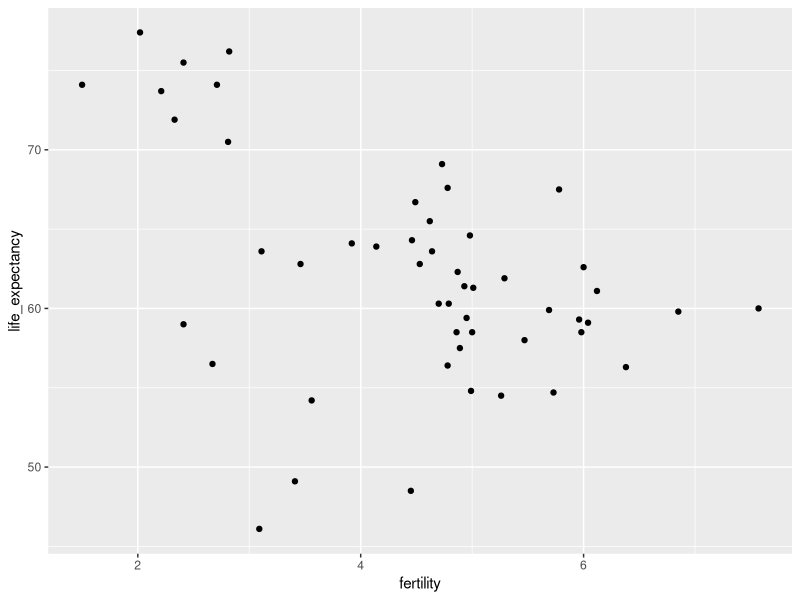
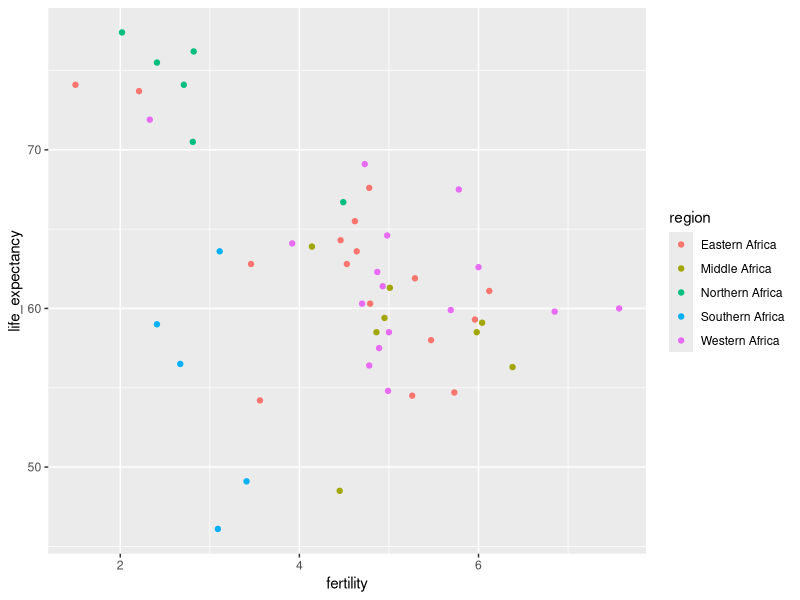
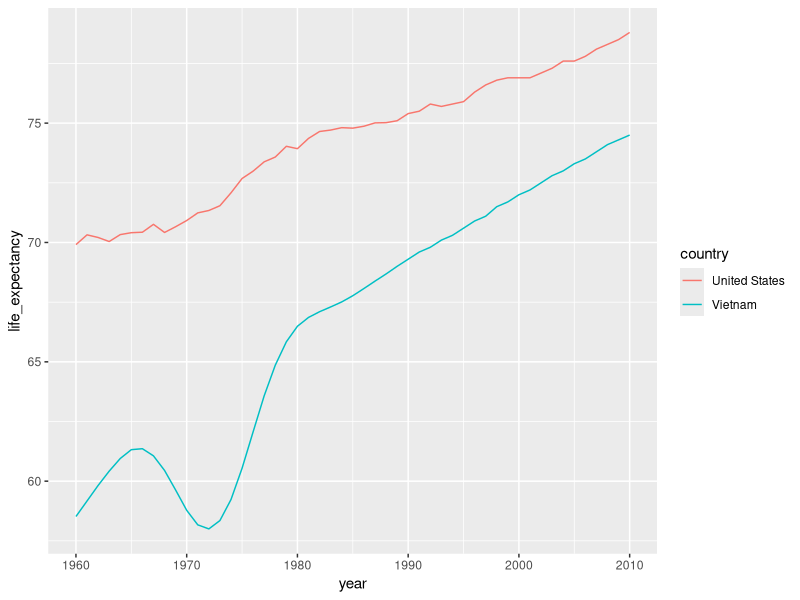
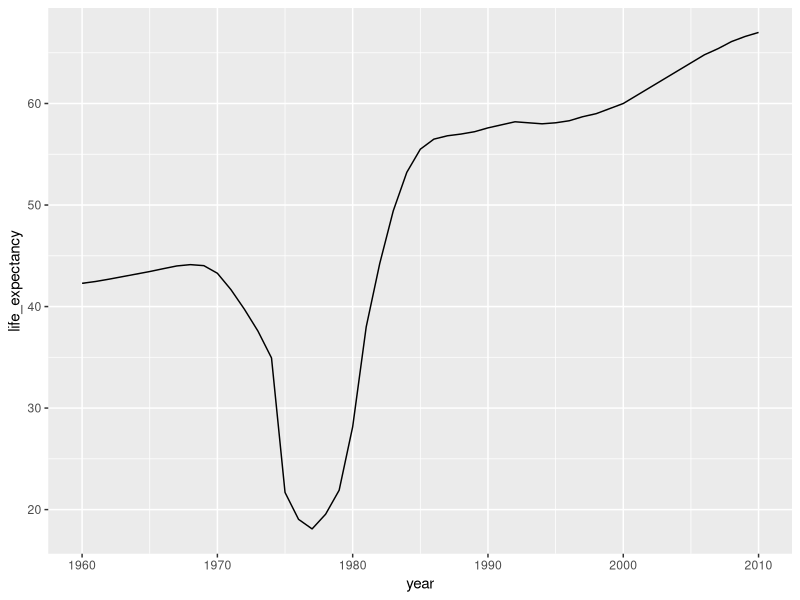
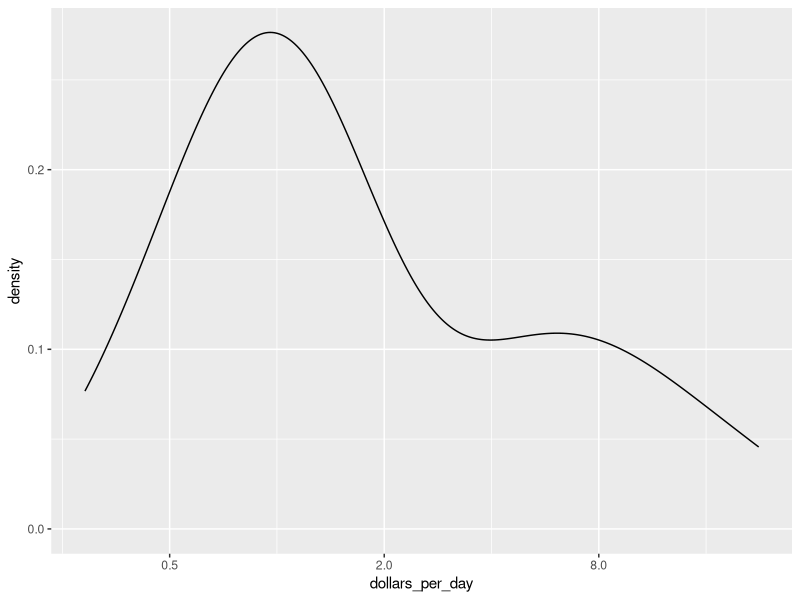
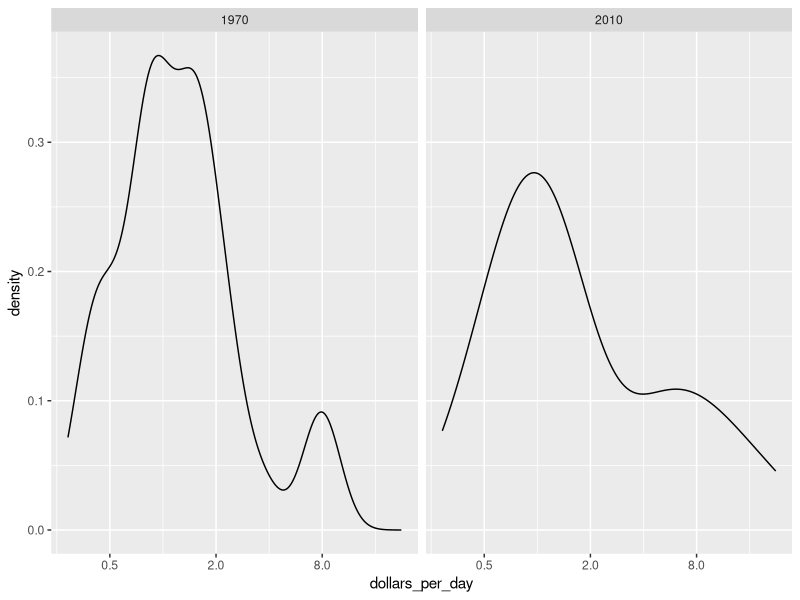
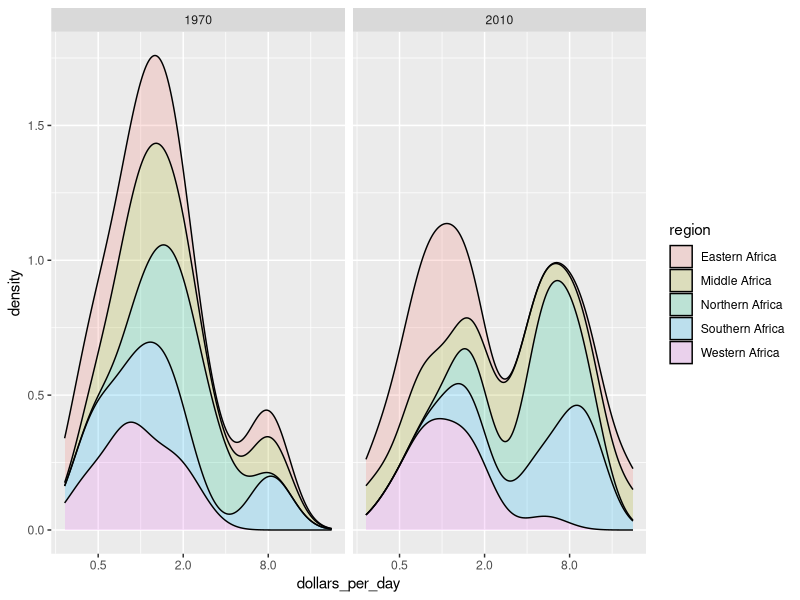
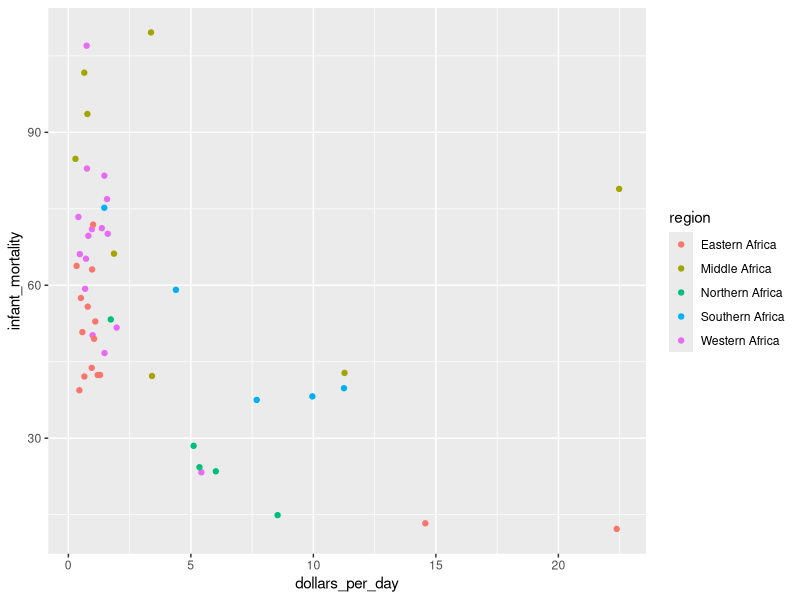

Write R code to recreate these figures, in order.
## Exploring the Gapminder data set
library(dplyr)
library(ggplot2)
library(dslabs)
data(gapminder)

# life expectancy vs. fertility in Africa
gapminder %>% filter(year == 2012 & continent == "Africa") %>%
  ggplot(aes(fertility , life_expectancy)) +
  geom_point()

# color by region
gapminder %>% filter(year == 2012 & continent == "Africa") %>%
  ggplot(aes(fertility, life_expectancy, color = region)) +
  geom_point()

# high life expectancy and low fertility
df <- gapminder %>% 
  filter(year == 2012 & continent == "Africa" & fertility <= 3 & life_expectancy >= 70) %>% 
  select(country, region)
df <- data.frame(df)

# influence of the Vietnam war on life expectancy
tab <- gapminder %>% 
  filter(year >= 1960 & year <= 2010 & (country == "Vietnam" | country == "United States"))

p <- tab %>% 
  ggplot(aes(year, life_expectancy, color = country)) + 
  geom_line()
p 

# Cambodia in the Vietnam war and the reign of Pol Pot
gapminder %>% 
  filter(year >= 1960 & year <= 2010 & country == "Cambodia") %>% ggplot(aes(year, life_expectancy)) + 
  geom_line()

# use of dollars/day as an indication of wealth
daydollars <- gapminder %>% 
  filter(continent == "Africa" & year == 2010) %>% mutate(dollars_per_day = gdp/population/365) %>% 
  filter(!is.na(dollars_per_day))

daydollars %>% 
  ggplot(aes(dollars_per_day)) + 
  geom_density() + 
  scale_x_continuous(trans = "log2")

# comparing across time
gapminder %>% 
  filter((year == 1970 | year == 2010 ) & continent == "Africa") %>% 
  mutate(dollars_per_day = gdp/population/365) %>% 
  filter(!is.na(dollars_per_day)) %>% 
  ggplot(aes(dollars_per_day)) + 
  geom_density() + 
  scale_x_continuous(trans = "log2") + 
  facet_grid(~year)

# stacking regions
gapminder %>% 
  mutate(dollars_per_day = gdp/population/365) %>% 
  filter((year == 1970 | year == 2010) & continent == "Africa" & !is.na(dollars_per_day)) %>% 
  ggplot(aes(dollars_per_day, fill = region)) + 
  geom_density(alpha = 0.2, bw = 0.5, position = "stack") + scale_x_continuous(trans = "log2") + 
  facet_grid(~year)

# infant mortality vs. dollars/day
gapminder_Africa_2010 <- gapminder %>% 
  mutate(dollars_per_day = gdp/population/365) %>% 
  filter(year == 2010 & continent == "Africa" & !is.na(dollars_per_day))

gapminder_Africa_2010 %>% 
  ggplot(aes(dollars_per_day, infant_mortality, color = region)) + 
  geom_point()

gapminder_Africa_2010 %>% 
  ggplot(aes(dollars_per_day, infant_mortality, color = region)) + 
  geom_point() + 
  scale_x_continuous(trans = "log2")

gapminder_Africa_2010 %>% 
  ggplot(aes(dollars_per_day, infant_mortality, color = region, label = country)) + 
  geom_point() + 
  scale_x_continuous(trans = "log2") + 
  geom_text()

# comparing over time
gapminder %>% 
  mutate(dollars_per_day = gdp/population/365) %>% 
  filter((year == 1970 | year == 2010) & continent == "Africa" & !is.na(dollars_per_day) & !is.na(infant_mortality)) %>% 
  ggplot(aes(dollars_per_day, infant_mortality, color = region, label = country)) + 
  geom_point() + 
  scale_x_continuous(trans = "log2") +  
  geom_text() + 
  facet_grid(year~.)
